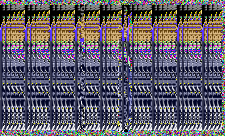
#> input picture Competition/VishwaCTF-2024/forensic/01_/World.png, 225 x 136 px
$ python solve.py
#> lines starting #> are read from the running program, lines starting #| are printed output that depends on the picture
import cv2

# Load the image
img = cv2.imread('World.png')
#> img is the input picture: shape (136, 225, 3); mean B, G, R 105, 93.3, 97.9

# Define the regions to copy from and to
region_to_copy_from = img[0x005:0x082, 0x050:0x054, :]
region_to_copy_to = img[0x005:0x082, 0x078:0x07C, :]

# Perform the assignment
region_to_copy_to[:] = region_to_copy_from

# Save the modified image
cv2.imwrite('modified_xyz.png', img)
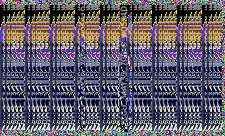
#> saved as modified_xyz.png: shape (136, 225, 3); mean B, G, R 105, 93.5, 98.1
